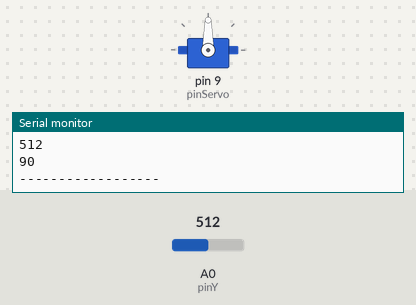
Simulated run of this sketch. Board: Arduino Uno, built with avr-gcc and run on an emulated ATmega328P. On the bench: servo, the last lines printed to the serial monitor. The inputs (shaded band) are chosen by the test bench; at power-on: A0 (pinY) = 512.

Above: at 1.2 s.
1.3 s: A0 (pinY) set to 716
At 2.4 s:
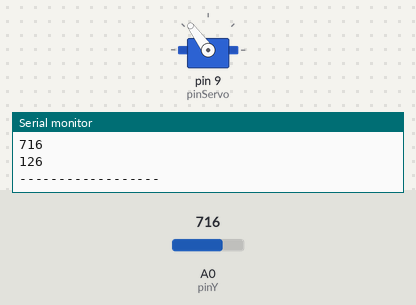
2.8 s: A0 (pinY) set to 900
At 4.0 s:
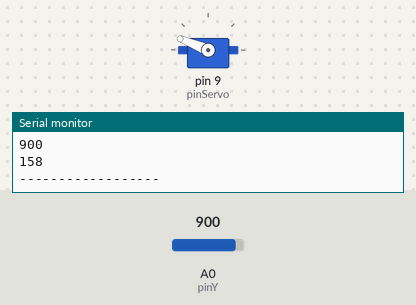
4.3 s: A0 (pinY) set to 1023
At 5.5 s:
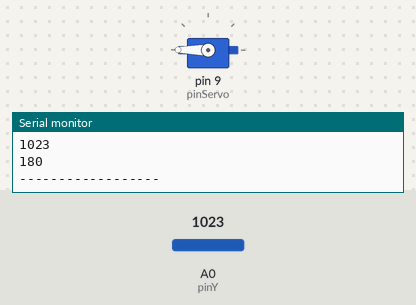
5.8 s: A0 (pinY) set to 306
At 6.1 s:
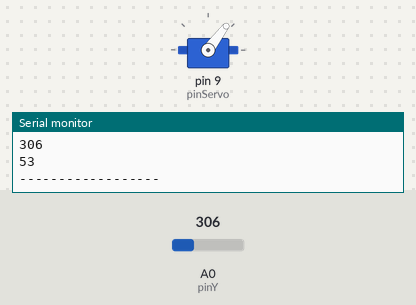
7.3 s: A0 (pinY) set to 122
At 7.7 s:
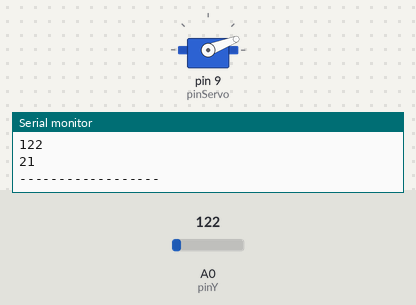
8.8 s: A0 (pinY) set to 511
At 9.4 s:
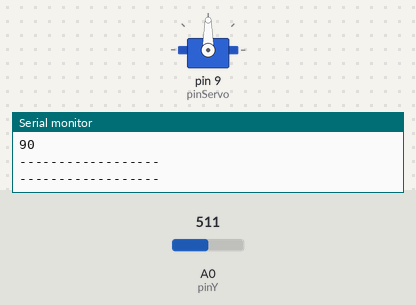
Timing chart, 0 to 11.3 s (numbered marks = the images above; inputs shaded):
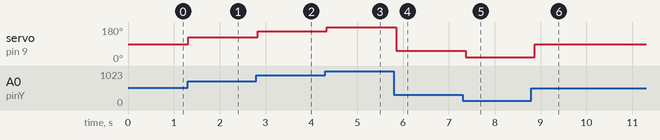

Measured:
- after the input at 1.3 s, servo on pin 9 (pinServo): 90° → 126° at once
- after the input at 2.8 s, servo on pin 9 (pinServo): 126° → 158° at once
- after the input at 4.3 s, servo on pin 9 (pinServo): 158° → 180° at once
- after the input at 5.8 s, servo on pin 9 (pinServo): 180° → 53° after 0.05 s
- after the input at 7.3 s, servo on pin 9 (pinServo): 53° → 21° after 0.07 s
- after the input at 8.8 s, servo on pin 9 (pinServo): 21° → 90° after 0.08 s

The sketch:

02-servo_control_with_joystick.ino
```cpp
#include <Servo.h>

Servo monServo; // instanciate a Servo object to control the servo motor

const int pinY = A0;      // X axis
const int pinServo = 9;   // Broche de signal du servo

void setup() {
  Serial.begin(9600);
  monServo.attach(pinServo); // Associate Servo to pin 9
}

void loop() {
  int valY = analogRead(pinY); // Read X axis (0 - 1023)

  // Convert joystick value (0-1023) in a angle for the servo (0-180)
  int angle = map(valY, 0, 1022, 0, 180);

  monServo.write(angle); // Update angle of the servo

  Serial.println("------------------");
  Serial.println(valY);
  Serial.println(angle);
  Serial.println("------------------");
  delay(100);
}
```
